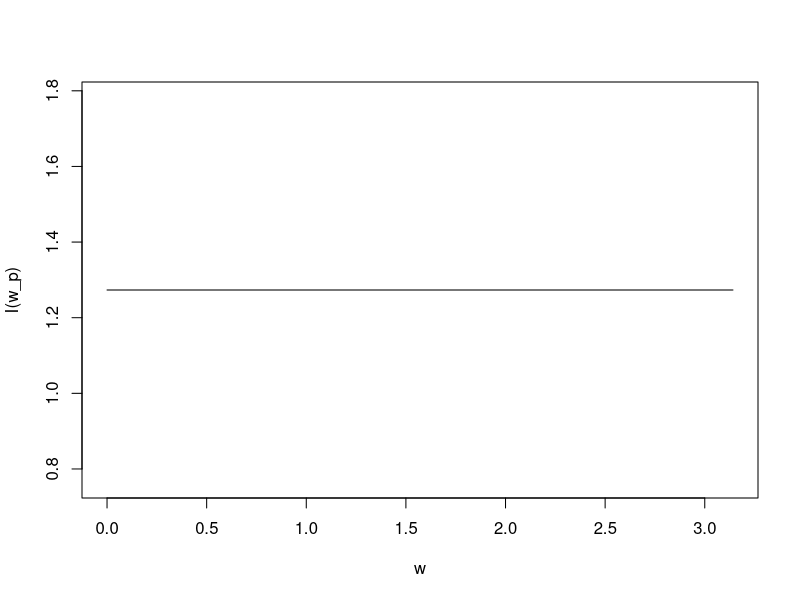
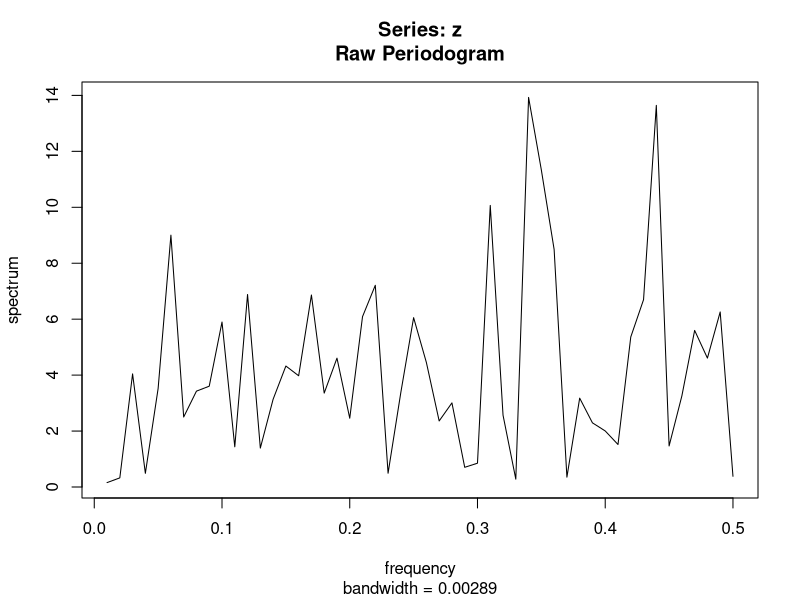
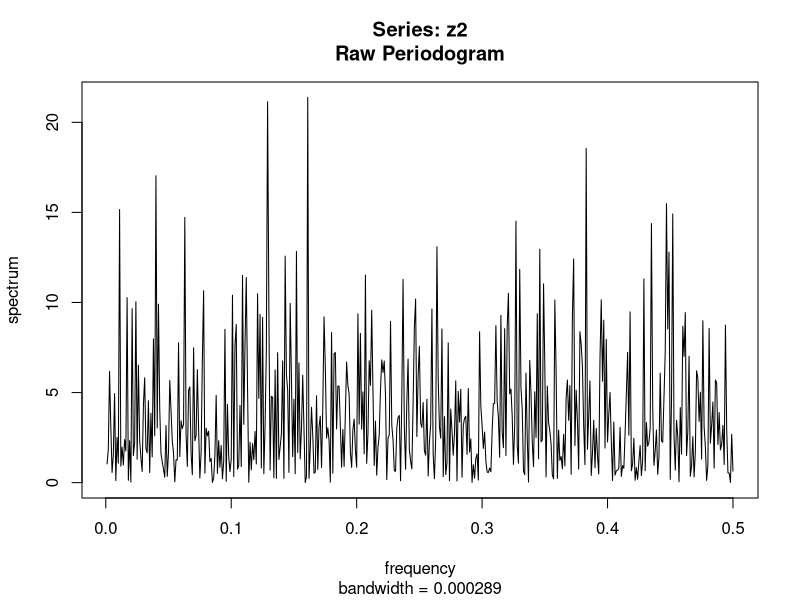
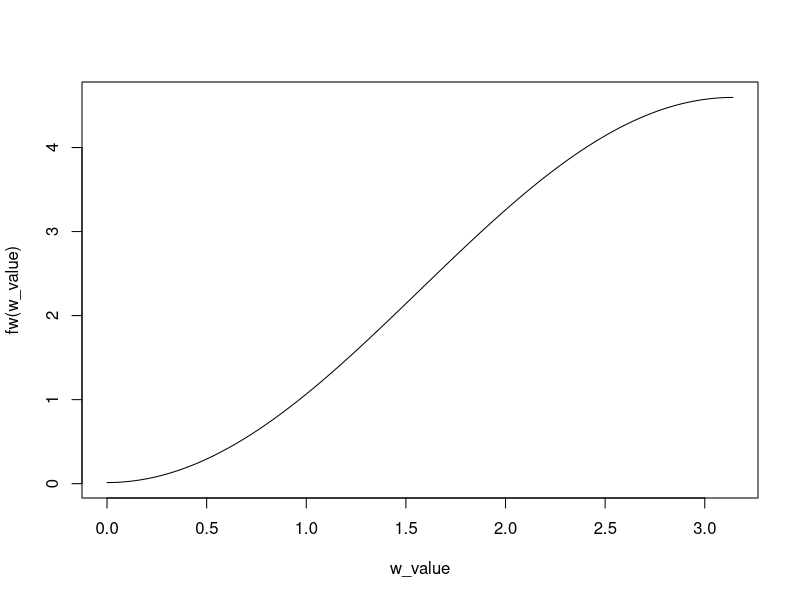
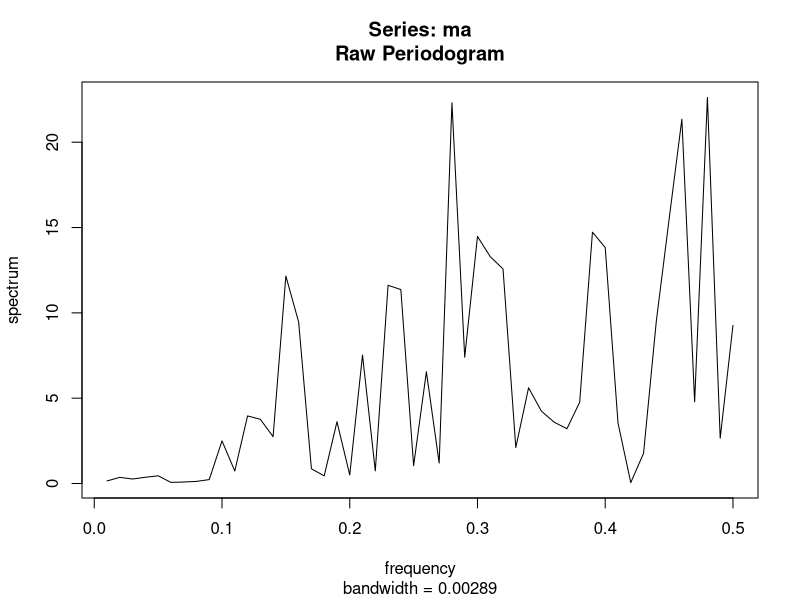
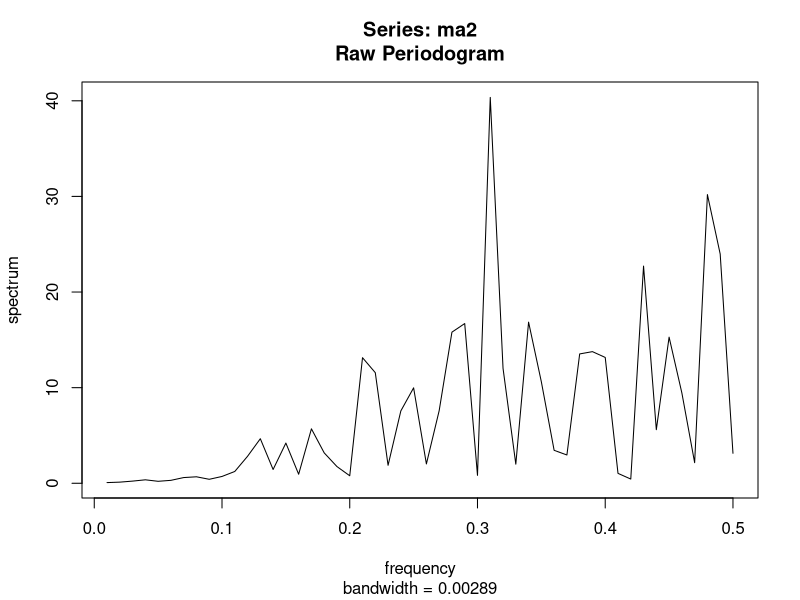
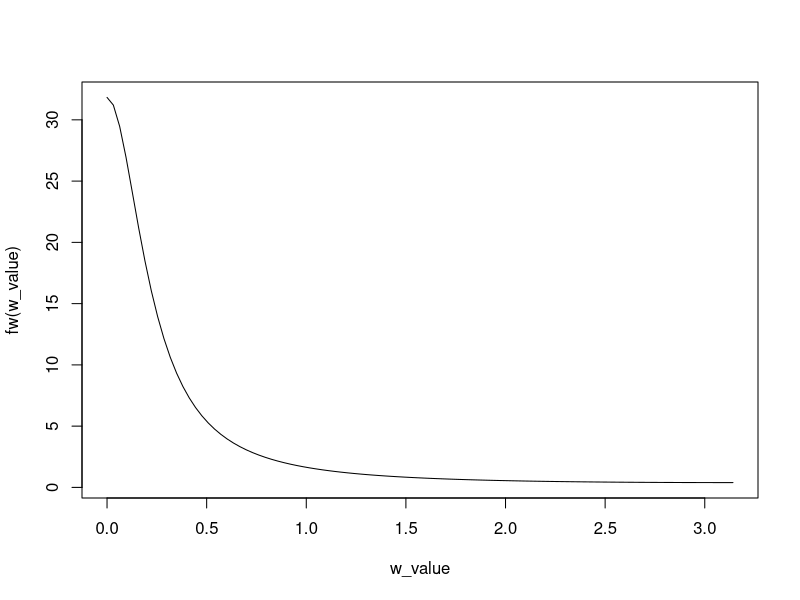
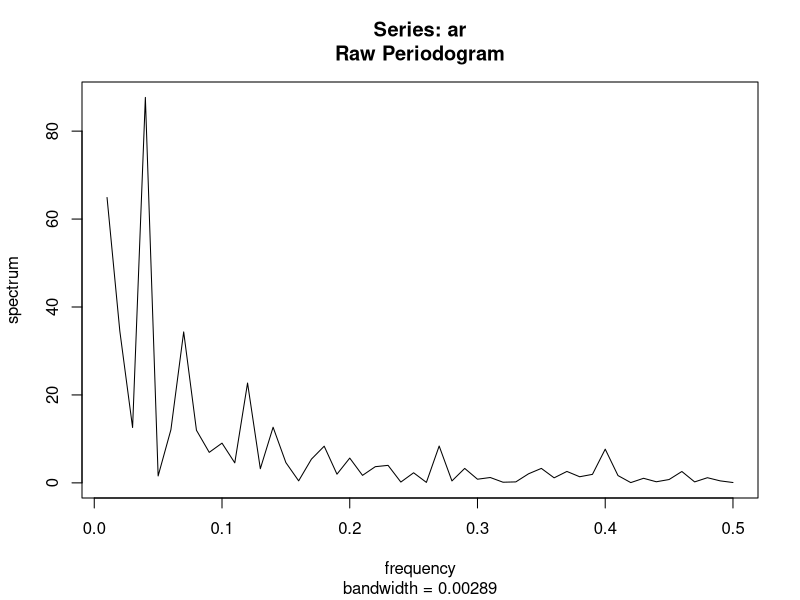

The R script that drew these images, in order:
## ---- chunk 1
knitr::opts_chunk$set(echo = TRUE)
#if you do not have the package, type install.packages("name_of_the_package")
library(knitr)
library(tseries)
## ---- chunk 2
#spectural density function
plot(c(0,pi),c(4/pi,4/pi),type="l",xlab="w",ylab="I(w_p)")
## ---- chunk 3
z<-arima.sim(n=100,list(order=c(0,0,0)),sd=sqrt(4))
spec.pgram(z,log="no")
#comment:
#the periodogram seems to be centered around true value 4. But the plot here has a lot of variations.
## ---- chunk 4
z2<-arima.sim(n=1000,list(order=c(0,0,0)),sd=sqrt(4))
spec.pgram(z2,log="no")
#comment:
#the periodogram seems to be centered around true value 4.and this plot still has a lot of variantion.the larger sample size seem not helping in reducing the variance. the plot with larger sample size looks like more density
## ---- chunk 5
# repeat (b) and (c) several times,how the periodogram from R behaves as an estimator of the spectral density function based on what you have observed.

# Periodogram is an asmptotically unbiased estimator for spectrum, but it is not consistent.
## ---- chunk 6
beta<- -0.9
fw<-function(w){
  return((1+beta^2)*4*1/pi*(1+2*beta*cos(w)/(1+beta^2)))
}

w_value<-seq(0,pi,length.out = 100)
plot(w_value,fw(w_value),type="l")

## ---- chunk 7
ma<-arima.sim(n=100,list(ma=c(-0.9)),sd=2)
spec.pgram(ma,log="no")

#the periodogram captures the overall shape of specturm,that is,small on low frequency, large on high frequency.
## ---- chunk 8
ma2<-arima.sim(n=100,list(ma=c(-0.9)),sd=2)
spec.pgram(ma2,log="no")
#the periodogram captures the overall shape of spectrum,that is,small on low frequency, large on high frequency. with larger sample szie, the variation goes smaller.
## ---- chunk 9
#plot the sepctral for X_t
fw<-function(w){
  return(4/pi/(1-1.6*cos(w)+0.8^2))
}

w_value<-seq(0,pi,length.out = 100)
plot(w_value,fw(w_value),type="l")

## ---- chunk 10
ar<-arima.sim(n=100,list(ar=c(0.8)),sd=2)
spec.pgram(ar,log="no")
#the periodogram captures the overall shape of frequency waves: large on low frequency, small on high frequency.
## ---- chunk 11
ar2<-arima.sim(n=1000,list(ar=c(0.8)),sd=2)
spec.pgram(ar2,log="no")
#the periodogram captures the overall shape of frequency waves: large on low frequency, small on high frequency, with larger sample size, the variation goes smaller.
